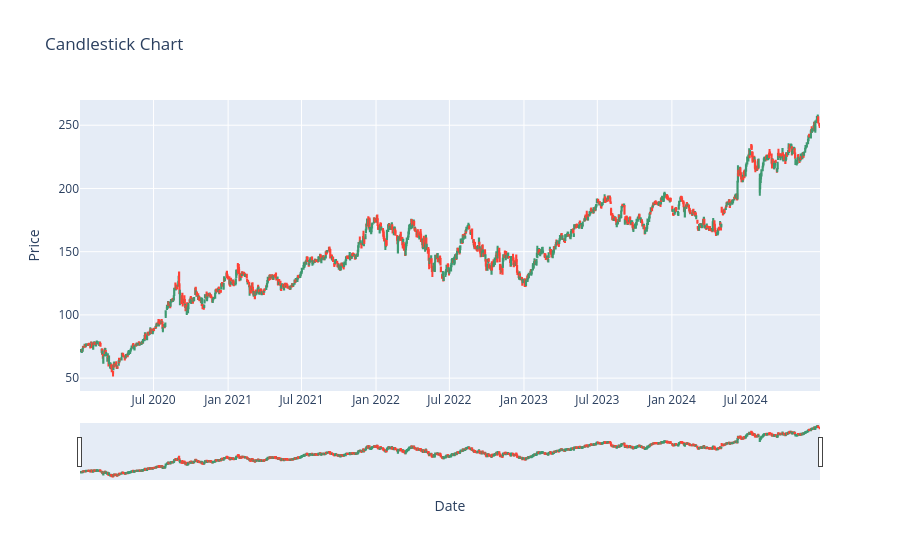

Source (notebook cell):
### Code cell
fig = go.Figure(data=[go.Candlestick(
    x=data.index,
    open=data['Open'],
    high=data['High'],
    low=data['Low'],
    close=data['Close']
)])

fig.update_layout(
    title='Candlestick Chart',
    xaxis_title='Date',
    yaxis_title='Price'
)

fig.show()

### Figure 1 — Plotly figure (JSON) as saved in the notebook; plotly's stock layout.template omitted (floating-point values rounded to 4 significant figures; data arrays with more than 128 entries replaced by an {"elided": "..."} marker saying what was removed)
{"data": [{"close": {"elided": "1258 float values"}, "high": {"elided": "1258 float values"}, "low": {"elided": "1258 float values"}, "open": {"elided": "1258 float values"}, "type": "candlestick", "x": {"elided": "1258 str values"}}], "layout": {"title": {"text": "Candlestick Chart"}, "xaxis": {"title": {"text": "Date"}}, "yaxis": {"title": {"text": "Price"}}}}
